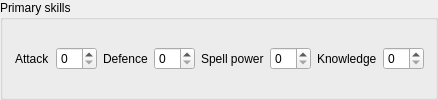
           <widget class="QGroupBox" name="groupBox_3">
            <property name="title">
             <string>Primary skills</string>
            </property>
            <layout class="QHBoxLayout" name="horizontalLayout">
             <property name="leftMargin">
              <number>12</number>
             </property>
             <property name="topMargin">
              <number>3</number>
             </property>
             <property name="bottomMargin">
              <number>3</number>
             </property>
             <item>
              <widget class="QLabel" name="label_10">
               <property name="text">
                <string>Attack</string>
               </property>
              </widget>
             </item>
             <item>
              <widget class="QSpinBox" name="lAttack"/>
             </item>
             <item>
              <widget class="QLabel" name="label_11">
               <property name="text">
                <string>Defence</string>
               </property>
              </widget>
             </item>
             <item>
              <widget class="QSpinBox" name="lDefence"/>
             </item>
             <item>
              <widget class="QLabel" name="label_12">
               <property name="text">
                <string>Spell power</string>
               </property>
              </widget>
             </item>
             <item>
              <widget class="QSpinBox" name="lPower"/>
             </item>
             <item>
              <widget class="QLabel" name="label_13">
               <property name="text">
                <string>Knowledge</string>
               </property>
              </widget>
             </item>
             <item>
              <widget class="QSpinBox" name="lKnowledge"/>
             </item>
            </layout>
           </widget>
